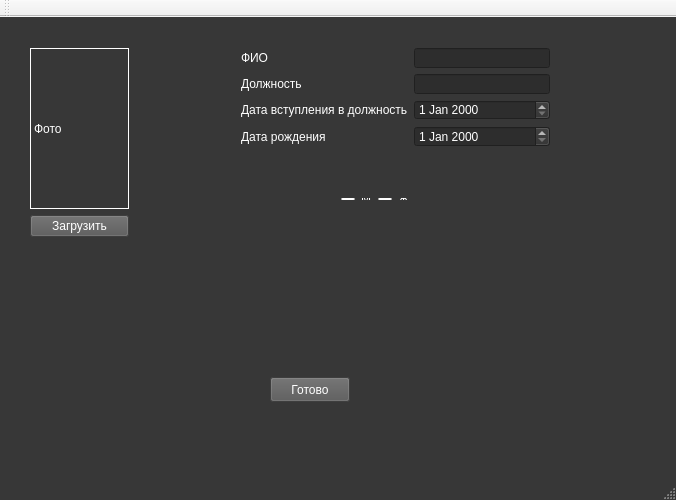
<?xml version="1.0" encoding="UTF-8"?>
<ui version="4.0">
 <class>MainWindow</class>
 <widget class="QMainWindow" name="MainWindow">
  <property name="geometry">
   <rect>
    <x>0</x>
    <y>0</y>
    <width>676</width>
    <height>500</height>
   </rect>
  </property>
  <property name="windowTitle">
   <string>MainWindow</string>
  </property>
  <property name="styleSheet">
   <string notr="true">QPushButton:hover {background: rgb(93, 93, 93)}
QPushButton {background: rgb(87,87,87); color: white}
QRadioButton {color: white}
QLabel {background: rgb(55,55,55); color: white; border-color: rgb(45,45,45)}
QLineEdit {background: rgb(45,45,45); color: white;}
QDateEdit {background: rgb(45,45,45); color: white;}
QMainWindow{background-color: rgb(55, 55, 55); color: white;}




</string>
  </property>
  <widget class="QWidget" name="centralWidget">
   <widget class="QPushButton" name="pushButton_2">
    <property name="geometry">
     <rect>
      <x>270</x>
      <y>360</y>
      <width>80</width>
      <height>25</height>
     </rect>
    </property>
    <property name="text">
     <string>Готово</string>
    </property>
   </widget>
   <widget class="QWidget" name="layoutWidget">
    <property name="geometry">
     <rect>
      <x>230</x>
      <y>20</y>
      <width>331</width>
      <height>121</height>
     </rect>
    </property>
    <layout class="QFormLayout" name="formLayout">
     <item row="0" column="0">
      <widget class="QLabel" name="label_2">
       <property name="text">
        <string>ФИО</string>
       </property>
      </widget>
     </item>
     <item row="0" column="1">
      <widget class="QLineEdit" name="lineEdit">
       <property name="placeholderText">
        <string/>
       </property>
      </widget>
     </item>
     <item row="1" column="0">
      <widget class="QLabel" name="label_3">
       <property name="text">
        <string>Должность</string>
       </property>
      </widget>
     </item>
     <item row="1" column="1">
      <widget class="QLineEdit" name="lineEdit_2"/>
     </item>
     <item row="2" column="0">
      <widget class="QLabel" name="label_5">
       <property name="text">
        <string>Дата вступления в должность</string>
       </property>
      </widget>
     </item>
     <item row="2" column="1">
      <widget class="QDateEdit" name="dateEdit_2"/>
     </item>
     <item row="3" column="0">
      <widget class="QLabel" name="label_4">
       <property name="text">
        <string>Дата рождения</string>
       </property>
      </widget>
     </item>
     <item row="3" column="1">
      <widget class="QDateEdit" name="dateEdit"/>
     </item>
    </layout>
   </widget>
   <widget class="QWidget" name="layoutWidget">
    <property name="geometry">
     <rect>
      <x>330</x>
      <y>170</y>
      <width>89</width>
      <height>24</height>
     </rect>
    </property>
    <layout class="QHBoxLayout" name="horizontalLayout">
     <item>
      <widget class="QRadioButton" name="radioButton">
       <property name="text">
        <string>М</string>
       </property>
      </widget>
     </item>
     <item>
      <widget class="QRadioButton" name="radioButton_2">
       <property name="text">
        <string>Ж</string>
       </property>
      </widget>
     </item>
    </layout>
   </widget>
   <widget class="QWidget" name="layoutWidget">
    <property name="geometry">
     <rect>
      <x>19</x>
      <y>20</y>
      <width>121</width>
      <height>211</height>
     </rect>
    </property>
    <layout class="QVBoxLayout" name="verticalLayout_2">
     <item>
      <layout class="QVBoxLayout" name="verticalLayout">
       <item>
        <widget class="QLabel" name="label">
         <property name="frameShape">
          <enum>QFrame::Panel</enum>
         </property>
         <property name="text">
          <string>Фото</string>
         </property>
        </widget>
       </item>
       <item>
        <widget class="QPushButton" name="pushButton">
         <property name="styleSheet">
          <string notr="true">rgb{0,0,255}
</string>
         </property>
         <property name="text">
          <string>Загрузить</string>
         </property>
        </widget>
       </item>
      </layout>
     </item>
    </layout>
   </widget>
  </widget>
  <widget class="QMenuBar" name="menuBar">
   <property name="geometry">
    <rect>
     <x>0</x>
     <y>0</y>
     <width>676</width>
     <height>25</height>
    </rect>
   </property>
  </widget>
  <widget class="QToolBar" name="mainToolBar">
   <attribute name="toolBarArea">
    <enum>TopToolBarArea</enum>
   </attribute>
   <attribute name="toolBarBreak">
    <bool>false</bool>
   </attribute>
  </widget>
  <widget class="QStatusBar" name="statusBar"/>
 </widget>
 <layoutdefault spacing="6" margin="11"/>
 <resources/>
 <connections/>
</ui>
